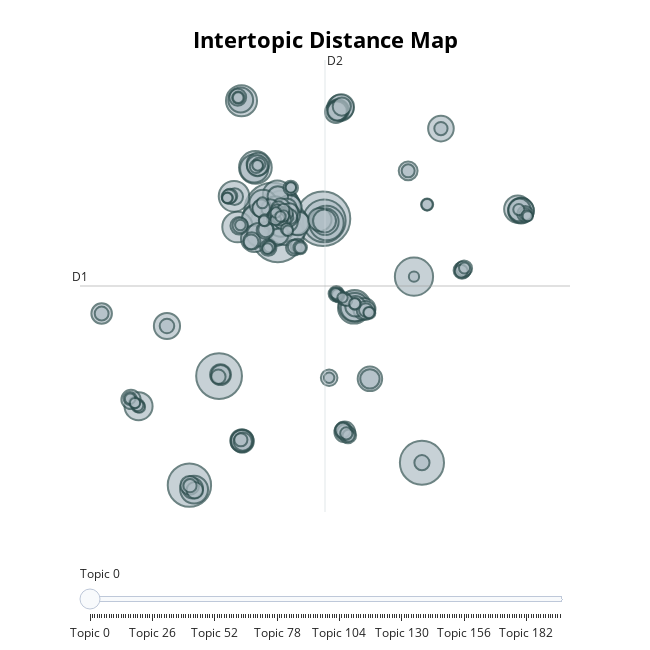

Source (notebook cell):
### Code cell
model.visualize_topics()

### Figure 1 — Plotly figure (JSON) as saved in the notebook; plotly's stock layout.template omitted (floating-point values rounded to 4 significant figures; data arrays with more than 128 entries replaced by an {"elided": "..."} marker saying what was removed)
{"data": [{"customdata": {"elided": "197x3 mixed values"}, "hovertemplate": "<b>Topic %{customdata[0]}</b><br>%{customdata[1]}<br>Size: %{customdata[2]}", "legendgroup": "", "marker": {"color": "#B0BEC5", "line": {"color": "DarkSlateGrey", "width": 2}, "size": {"elided": "197 int values"}, "sizemode": "area", "sizeref": 1.161, "symbol": "circle"}, "mode": "markers", "name": "", "orientation": "v", "showlegend": false, "type": "scatter", "x": {"elided": "197 float values"}, "xaxis": "x", "y": {"elided": "197 float values"}, "yaxis": "y"}], "layout": {"annotations": [{"showarrow": false, "text": "D1", "x": -11.17, "y": 4.218, "yshift": 10}, {"showarrow": false, "text": "D2", "x": 5.316, "xshift": 10, "y": 20.3}], "height": 650, "hoverlabel": {"bgcolor": "white", "font": {"family": "Rockwell", "size": 16}}, "legend": {"itemsizing": "constant", "tracegroupgap": 0}, "margin": {"t": 60}, "shapes": [{"line": {"color": "#CFD8DC", "width": 2}, "type": "line", "x0": 5.316, "x1": 5.316, "y0": -11.86, "y1": 20.3}, {"line": {"color": "#9E9E9E", "width": 2}, "type": "line", "x0": -11.17, "x1": 21.8, "y0": 4.218, "y1": 4.218}], "sliders": [{"active": 0, "pad": {"t": 50}, "steps": [{"args": [{"marker.color": {"elided": "1x197 str values"}}], "label": "Topic 0", "method": "update"}, {"args": [{"marker.color": {"elided": "1x197 str values"}}], "label": "Topic 1", "method": "update"}, {"args": [{"marker.color": {"elided": "1x197 str values"}}], "label": "Topic 2", "method": "update"}, {"args": [{"marker.color": {"elided": "1x197 str values"}}], "label": "Topic 3", "method": "update"}, {"args": [{"marker.color": {"elided": "1x197 str values"}}], "label": "Topic 4", "method": "update"}, {"args": [{"marker.color": {"elided": "1x197 str values"}}], "label": "Topic 5", "method": "update"}, {"args": [{"marker.color": {"elided": "1x197 str values"}}], "label": "Topic 6", "method": "update"}, {"args": [{"marker.color": {"elided": "1x197 str values"}}], "label": "Topic 7", "method": "update"}, {"args": [{"marker.color": {"elided": "1x197 str values"}}], "label": "Topic 8", "method": "update"}, {"args": [{"marker.color": {"elided": "1x197 str values"}}], "label": "Topic 9", "method": "update"}, {"args": [{"marker.color": {"elided": "1x197 str values"}}], "label": "Topic 10", "method": "update"}, {"args": [{"marker.color": {"elided": "1x197 str values"}}], "label": "Topic 11", "method": "update"}, {"args": [{"marker.color": {"elided": "1x197 str values"}}], "label": "Topic 12", "method": "update"}, {"args": [{"marker.color": {"elided": "1x197 str values"}}], "label": "Topic 13", "method": "update"}, {"args": [{"marker.color": {"elided": "1x197 str values"}}], "label": "Topic 14", "method": "update"}, {"args": [{"marker.color": {"elided": "1x197 str values"}}], "label": "Topic 15", "method": "update"}, {"args": [{"marker.color": {"elided": "1x197 str values"}}], "label": "Topic 16", "method": "update"}, {"args": [{"marker.color": {"elided": "1x197 str values"}}], "label": "Topic 17", "method": "update"}, {"args": [{"marker.color": {"elided": "1x197 str values"}}], "label": "Topic 18", "method": "update"}, {"args": [{"marker.color": {"elided": "1x197 str values"}}], "label": "Topic 19", "method": "update"}, {"args": [{"marker.color": {"elided": "1x197 str values"}}], "label": "Topic 20", "method": "update"}, {"args": [{"marker.color": {"elided": "1x197 str values"}}], "label": "Topic 21", "method": "update"}, {"args": [{"marker.color": {"elided": "1x197 str values"}}], "label": "Topic 22", "method": "update"}, {"args": [{"marker.color": {"elided": "1x197 str values"}}], "label": "Topic 23", "method": "update"}, {"args": [{"marker.color": {"elided": "1x197 str values"}}], "label": "Topic 24", "method": "update"}, {"args": [{"marker.color": {"elided": "1x197 str values"}}], "label": "Topic 25", "method": "update"}, {"args": [{"marker.color": {"elided": "1x197 str values"}}], "label": "Topic 26", "method": "update"}, {"args": [{"marker.color": {"elided": "1x197 str values"}}], "label": "Topic 27", "method": "update"}, {"args": [{"marker.color": {"elided": "1x197 str values"}}], "label": "Topic 28", "method": "update"}, {"args": [{"marker.color": {"elided": "1x197 str values"}}], "label": "Topic 29", "method": "update"}, {"args": [{"marker.color": {"elided": "1x197 str values"}}], "label": "Topic 30", "method": "update"}, {"args": [{"marker.color": {"elided": "1x197 str values"}}], "label": "Topic 31", "method": "update"}, {"args": [{"marker.color": {"elided": "1x197 str values"}}], "label": "Topic 32", "method": "update"}, {"args": [{"marker.color": {"elided": "1x197 str values"}}], "label": "Topic 33", "method": "update"}, {"args": [{"marker.color": {"elided": "1x197 str values"}}], "label": "Topic 34", "method": "update"}, {"args": [{"marker.color": {"elided": "1x197 str values"}}], "label": "Topic 35", "method": "update"}, {"args": [{"marker.color": {"elided": "1x197 str values"}}], "label": "Topic 36", "method": "update"}, {"args": [{"marker.color": {"elided": "1x197 str values"}}], "label": "Topic 37", "method": "update"}, {"args": [{"marker.color": {"elided": "1x197 str values"}}], "label": "Topic 38", "method": "update"}, {"args": [{"marker.color": {"elided": "1x197 str values"}}], "label": "Topic 39", "method": "update"}, {"args": [{"marker.color": {"elided": "1x197 str values"}}], "label": "Topic 40", "method": "update"}, {"args": [{"marker.color": {"elided": "1x197 str values"}}], "label": "Topic 41", "method": "update"}, {"args": [{"marker.color": {"elided": "1x197 str values"}}], "label": "Topic 42", "method": "update"}, {"args": [{"marker.color": {"elided": "1x197 str values"}}], "label": "Topic 43", "method": "update"}, {"args": [{"marker.color": {"elided": "1x197 str values"}}], "label": "Topic 44", "method": "update"}, {"args": [{"marker.color": {"elided": "1x197 str values"}}], "label": "Topic 45", "method": "update"}, {"args": [{"marker.color": {"elided": "1x197 str values"}}], "label": "Topic 46", "method": "update"}, {"args": [{"marker.color": {"elided": "1x197 str values"}}], "label": "Topic 47", "method": "update"}, {"args": [{"marker.color": {"elided": "1x197 str values"}}], "label": "Topic 48", "method": "update"}, {"args": [{"marker.color": {"elided": "1x197 str values"}}], "label": "Topic 49", "method": "update"}, {"args": [{"marker.color": {"elided": "1x197 str values"}}], "label": "Topic 50", "method": "update"}, {"args": [{"marker.color": {"elided": "1x197 str values"}}], "label": "Topic 51", "method": "update"}, {"args": [{"marker.color": {"elided": "1x197 str values"}}], "label": "Topic 52", "method": "update"}, {"args": [{"marker.color": {"elided": "1x197 str values"}}], "label": "Topic 53", "method": "update"}, {"args": [{"marker.color": {"elided": "1x197 str values"}}], "label": "Topic 54", "method": "update"}, {"args": [{"marker.color": {"elided": "1x197 str values"}}], "label": "Topic 55", "method": "update"}, {"args": [{"marker.color": {"elided": "1x197 str values"}}], "label": "Topic 56", "method": "update"}, {"args": [{"marker.color": {"elided": "1x197 str values"}}], "label": "Topic 57", "method": "update"}, {"args": [{"marker.color": {"elided": "1x197 str values"}}], "label": "Topic 58", "method": "update"}, {"args": [{"marker.color": {"elided": "1x197 str values"}}], "label": "Topic 59", "method": "update"}, {"args": [{"marker.color": {"elided": "1x197 str values"}}], "label": "Topic 60", "method": "update"}, {"args": [{"marker.color": {"elided": "1x197 str values"}}], "label": "Topic 61", "method": "update"}, {"args": [{"marker.color": {"elided": "1x197 str values"}}], "label": "Topic 62", "method": "update"}, {"args": [{"marker.color": {"elided": "1x197 str values"}}], "label": "Topic 63", "method": "update"}, {"args": [{"marker.color": {"elided": "1x197 str values"}}], "label": "Topic 64", "method": "update"}, {"args": [{"marker.color": {"elided": "1x197 str values"}}], "label": "Topic 65", "method": "update"}, {"args": [{"marker.color": {"elided": "1x197 str values"}}], "label": "Topic 66", "method": "update"}, {"args": [{"marker.color": {"elided": "1x197 str values"}}], "label": "Topic 67", "method": "update"}, {"args": [{"marker.color": {"elided": "1x197 str values"}}], "label": "Topic 68", "method": "update"}, {"args": [{"marker.color": {"elided": "1x197 str values"}}], "label": "Topic 69", "method": "update"}, {"args": [{"marker.color": {"elided": "1x197 str values"}}], "label": "Topic 70", "method": "update"}, {"args": [{"marker.color": {"elided": "1x197 str values"}}], "label": "Topic 71", "method": "update"}, {"args": [{"marker.color": {"elided": "1x197 str values"}}], "label": "Topic 72", "method": "update"}, {"args": [{"marker.color": {"elided": "1x197 str values"}}], "label": "Topic 73", "method": "update"}, {"args": [{"marker.color": {"elided": "1x197 str values"}}], "label": "Topic 74", "method": "update"}, {"args": [{"marker.color": {"elided": "1x197 str values"}}], "label": "Topic 75", "method": "update"}, {"args": [{"marker.color": {"elided": "1x197 str values"}}], "label": "Topic 76", "method": "update"}, {"args": [{"marker.color": {"elided": "1x197 str values"}}], "label": "Topic 77", "method": "update"}, {"args": [{"marker.color": {"elided": "1x197 str values"}}], "label": "Topic 78", "method": "update"}, {"args": [{"marker.color": {"elided": "1x197 str values"}}], "label": "Topic 79", "method": "update"}, {"args": [{"marker.color": {"elided": "1x197 str values"}}], "label": "Topic 80", "method": "update"}, {"args": [{"marker.color": {"elided": "1x197 str values"}}], "label": "Topic 81", "method": "update"}, {"args": [{"marker.color": {"elided": "1x197 str values"}}], "label": "Topic 82", "method": "update"}, {"args": [{"marker.color": {"elided": "1x197 str values"}}], "label": "Topic 83", "method": "update"}, {"args": [{"marker.color": {"elided": "1x197 str values"}}], "label": "Topic 84", "method": "update"}, {"args": [{"marker.color": {"elided": "1x197 str values"}}], "label": "Topic 85", "method": "update"}, {"args": [{"marker.color": {"elided": "1x197 str values"}}], "label": "Topic 86", "method": "update"}, {"args": [{"marker.color": {"elided": "1x197 str values"}}], "label": "Topic 87", "method": "update"}, {"args": [{"marker.color": {"elided": "1x197 str values"}}], "label": "Topic 88", "method": "update"}, {"args": [{"marker.color": {"elided": "1x197 str values"}}], "label": "Topic 89", "method": "update"}, {"args": [{"marker.color": {"elided": "1x197 str values"}}], "label": "Topic 90", "method": "update"}, {"args": [{"marker.color": {"elided": "1x197 str values"}}], "label": "Topic 91", "method": "update"}, {"args": [{"marker.color": {"elided": "1x197 str values"}}], "label": "Topic 92", "method": "update"}, {"args": [{"marker.color": {"elided": "1x197 str values"}}], "label": "Topic 93", "method": "update"}, {"args": [{"marker.color": {"elided": "1x197 str values"}}], "label": "Topic 94", "method": "update"}, {"args": [{"marker.color": {"elided": "1x197 str values"}}], "label": "Topic 95", "method": "update"}, {"args": [{"marker.color": {"elided": "1x197 str values"}}], "label": "Topic 96", "method": "update"}, {"args": [{"marker.color": {"elided": "1x197 str values"}}], "label": "Topic 97", "method": "update"}, {"args": [{"marker.color": {"elided": "1x197 str values"}}], "label": "Topic 98", "method": "update"}, {"args": [{"marker.color": {"elided": "1x197 str values"}}], "label": "Topic 99", "method": "update"}, {"args": [{"marker.color": {"elided": "1x197 str values"}}], "label": "Topic 100", "method": "update"}, {"args": [{"marker.color": {"elided": "1x197 str values"}}], "label": "Topic 101", "method": "update"}, {"args": [{"marker.color": {"elided": "1x197 str values"}}], "label": "Topic 102", "method": "update"}, {"args": [{"marker.color": {"elided": "1x197 str values"}}], "label": "Topic 103", "method": "update"}, {"args": [{"marker.color": {"elided": "1x197 str values"}}], "label": "Topic 104", "method": "update"}, {"args": [{"marker.color": {"elided": "1x197 str values"}}], "label": "Topic 105", "method": "update"}, {"args": [{"marker.color": {"elided": "1x197 str values"}}], "label": "Topic 106", "method": "update"}, {"args": [{"marker.color": {"elided": "1x197 str values"}}], "label": "Topic 107", "method": "update"}, {"args": [{"marker.color": {"elided": "1x197 str values"}}], "label": "Topic 108", "method": "update"}, {"args": [{"marker.color": {"elided": "1x197 str values"}}], "label": "Topic 109", "method": "update"}, {"args": [{"marker.color": {"elided": "1x197 str values"}}], "label": "Topic 110", "method": "update"}, {"args": [{"marker.color": {"elided": "1x197 str values"}}], "label": "Topic 111", "method": "update"}, {"args": [{"marker.color": {"elided": "1x197 str values"}}], "label": "Topic 112", "method": "update"}, {"args": [{"marker.color": {"elided": "1x197 str values"}}], "label": "Topic 113", "method": "update"}, {"args": [{"marker.color": {"elided": "1x197 str values"}}], "label": "Topic 114", "method": "update"}, {"args": [{"marker.color": {"elided": "1x197 str values"}}], "label": "Topic 115", "method": "update"}, {"args": [{"marker.color": {"elided": "1x197 str values"}}], "label": "Topic 116", "method": "update"}, {"args": [{"marker.color": {"elided": "1x197 str values"}}], "label": "Topic 117", "method": "update"}, {"args": [{"marker.color": {"elided": "1x197 str values"}}], "label": "Topic 118", "method": "update"}, {"args": [{"marker.color": {"elided": "1x197 str values"}}], "label": "Topic 119", "method": "update"}, {"args": [{"marker.color": {"elided": "1x197 str values"}}], "label": "Topic 120", "method": "update"}, {"args": [{"marker.color": {"elided": "1x197 str values"}}], "label": "Topic 121", "method": "update"}, {"args": [{"marker.color": {"elided": "1x197 str values"}}], "label": "Topic 122", "method": "update"}, {"args": [{"marker.color": {"elided": "1x197 str values"}}], "label": "Topic 123", "method": "update"}, {"args": [{"marker.color": {"elided": "1x197 str values"}}], "label": "Topic 124", "method": "update"}, {"args": [{"marker.color": {"elided": "1x197 str values"}}], "label": "Topic 125", "method": "update"}, {"args": [{"marker.color": {"elided": "1x197 str values"}}], "label": "Topic 126", "method": "update"}, {"args": [{"marker.color": {"elided": "1x197 str values"}}], "label": "Topic 127", "method": "update"}, {"args": [{"marker.color": {"elided": "1x197 str values"}}], "label": "Topic 128", "method": "update"}, {"args": [{"marker.color": {"elided": "1x197 str values"}}], "label": "Topic 129", "method": "update"}, {"args": [{"marker.color": {"elided": "1x197 str values"}}], "label": "Topic 130", "method": "update"}, {"args": [{"marker.color": {"elided": "1x197 str values"}}], "label": "Topic 131", "method": "update"}, {"args": [{"marker.color": {"elided": "1x197 str values"}}], "label": "Topic 132", "method": "update"}, {"args": [{"marker.color": {"elided": "1x197 str values"}}], "label": "Topic 133", "method": "update"}, {"args": [{"marker.color": {"elided": "1x197 str values"}}], "label": "Topic 134", "method": "update"}, {"args": [{"marker.color": {"elided": "1x197 str values"}}], "label": "Topic 135", "method": "update"}, {"args": [{"marker.color": {"elided": "1x197 str values"}}], "label": "Topic 136", "method": "update"}, {"args": [{"marker.color": {"elided": "1x197 str values"}}], "label": "Topic 137", "method": "update"}, {"args": [{"marker.color": {"elided": "1x197 str values"}}], "label": "Topic 138", "method": "update"}, {"args": [{"marker.color": {"elided": "1x197 str values"}}], "label": "Topic 139", "method": "update"}, {"args": [{"marker.color": {"elided": "1x197 str values"}}], "label": "Topic 140", "method": "update"}, {"args": [{"marker.color": {"elided": "1x197 str values"}}], "label": "Topic 141", "method": "update"}, {"args": [{"marker.color": {"elided": "1x197 str values"}}], "label": "Topic 142", "method": "update"}, {"args": [{"marker.color": {"elided": "1x197 str values"}}], "label": "Topic 143", "method": "update"}, {"args": [{"marker.color": {"elided": "1x197 str values"}}], "label": "Topic 144", "method": "update"}, {"args": [{"marker.color": {"elided": "1x197 str values"}}], "label": "Topic 145", "method": "update"}, {"args": [{"marker.color": {"elided": "1x197 str values"}}], "label": "Topic 146", "method": "update"}, {"args": [{"marker.color": {"elided": "1x197 str values"}}], "label": "Topic 147", "method": "update"}, {"args": [{"marker.color": {"elided": "1x197 str values"}}], "label": "Topic 148", "method": "update"}, {"args": [{"marker.color": {"elided": "1x197 str values"}}], "label": "Topic 149", "method": "update"}, {"args": [{"marker.color": {"elided": "1x197 str values"}}], "label": "Topic 150", "method": "update"}, {"args": [{"marker.color": {"elided": "1x197 str values"}}], "label": "Topic 151", "method": "update"}, {"args": [{"marker.color": {"elided": "1x197 str values"}}], "label": "Topic 152", "method": "update"}, {"args": [{"marker.color": {"elided": "1x197 str values"}}], "label": "Topic 153", "method": "update"}, {"args": [{"marker.color": {"elided": "1x197 str values"}}], "label": "Topic 154", "method": "update"}, {"args": [{"marker.color": {"elided": "1x197 str values"}}], "label": "Topic 155", "method": "update"}, {"args": [{"marker.color": {"elided": "1x197 str values"}}], "label": "Topic 156", "method": "update"}, {"args": [{"marker.color": {"elided": "1x197 str values"}}], "label": "Topic 157", "method": "update"}, {"args": [{"marker.color": {"elided": "1x197 str values"}}], "label": "Topic 158", "method": "update"}, {"args": [{"marker.color": {"elided": "1x197 str values"}}], "label": "Topic 159", "method": "update"}, {"args": [{"marker.color": {"elided": "1x197 str values"}}], "label": "Topic 160", "method": "update"}, {"args": [{"marker.color": {"elided": "1x197 str values"}}], "label": "Topic 161", "method": "update"}, {"args": [{"marker.color": {"elided": "1x197 str values"}}], "label": "Topic 162", "method": "update"}, {"args": [{"marker.color": {"elided": "1x197 str values"}}], "label": "Topic 163", "method": "update"}, {"args": [{"marker.color": {"elided": "1x197 str values"}}], "label": "Topic 164", "method": "update"}, {"args": [{"marker.color": {"elided": "1x197 str values"}}], "label": "Topic 165", "method": "update"}, {"args": [{"marker.color": {"elided": "1x197 str values"}}], "label": "Topic 166", "method": "update"}, {"args": [{"marker.color": {"elided": "1x197 str values"}}], "label": "Topic 167", "method": "update"}, {"args": [{"marker.color": {"elided": "1x197 str values"}}], "label": "Topic 168", "method": "update"}, {"args": [{"marker.color": {"elided": "1x197 str values"}}], "label": "Topic 169", "method": "update"}, {"args": [{"marker.color": {"elided": "1x197 str values"}}], "label": "Topic 170", "method": "update"}, {"args": [{"marker.color": {"elided": "1x197 str values"}}], "label": "Topic 171", "method": "update"}, {"args": [{"marker.color": {"elided": "1x197 str values"}}], "label": "Topic 172", "method": "update"}, {"args": [{"marker.color": {"elided": "1x197 str values"}}], "label": "Topic 173", "method": "update"}, {"args": [{"marker.color": {"elided": "1x197 str values"}}], "label": "Topic 174", "method": "update"}, {"args": [{"marker.color": {"elided": "1x197 str values"}}], "label": "Topic 175", "method": "update"}, {"args": [{"marker.color": {"elided": "1x197 str values"}}], "label": "Topic 176", "method": "update"}, {"args": [{"marker.color": {"elided": "1x197 str values"}}], "label": "Topic 177", "method": "update"}, {"args": [{"marker.color": {"elided": "1x197 str values"}}], "label": "Topic 178", "method": "update"}, {"args": [{"marker.color": {"elided": "1x197 str values"}}], "label": "Topic 179", "method": "update"}, {"args": [{"marker.color": {"elided": "1x197 str values"}}], "label": "Topic 180", "method": "update"}, {"args": [{"marker.color": {"elided": "1x197 str values"}}], "label": "Topic 181", "method": "update"}, {"args": [{"marker.color": {"elided": "1x197 str values"}}], "label": "Topic 182", "method": "update"}, {"args": [{"marker.color": {"elided": "1x197 str values"}}], "label": "Topic 183", "method": "update"}, {"args": [{"marker.color": {"elided": "1x197 str values"}}], "label": "Topic 184", "method": "update"}, {"args": [{"marker.color": {"elided": "1x197 str values"}}], "label": "Topic 185", "method": "update"}, {"args": [{"marker.color": {"elided": "1x197 str values"}}], "label": "Topic 186", "method": "update"}, {"args": [{"marker.color": {"elided": "1x197 str values"}}], "label": "Topic 187", "method": "update"}, {"args": [{"marker.color": {"elided": "1x197 str values"}}], "label": "Topic 188", "method": "update"}, {"args": [{"marker.color": {"elided": "1x197 str values"}}], "label": "Topic 189", "method": "update"}, {"args": [{"marker.color": {"elided": "1x197 str values"}}], "label": "Topic 190", "method": "update"}, {"args": [{"marker.color": {"elided": "1x197 str values"}}], "label": "Topic 191", "method": "update"}, {"args": [{"marker.color": {"elided": "1x197 str values"}}], "label": "Topic 192", "method": "update"}, {"args": [{"marker.color": {"elided": "1x197 str values"}}], "label": "Topic 193", "method": "update"}, {"args": [{"marker.color": {"elided": "1x197 str values"}}], "label": "Topic 194", "method": "update"}, {"args": [{"marker.color": {"elided": "1x197 str values"}}], "label": "Topic 195", "method": "update"}, {"args": [{"marker.color": {"elided": "1x197 str values"}}], "label": "Topic 196", "method": "update"}]}], "title": {"font": {"color": "Black", "size": 22}, "text": "<b>Intertopic Distance Map</b>", "x": 0.5, "xanchor": "center", "y": 0.95, "yanchor": "top"}, "width": 650, "xaxis": {"anchor": "y", "domain": [0, 1], "range": [-11.17, 21.8], "title": {"text": ""}, "visible": false}, "yaxis": {"anchor": "x", "domain": [0, 1], "range": [-11.86, 20.3], "title": {"text": ""}, "visible": false}}}
